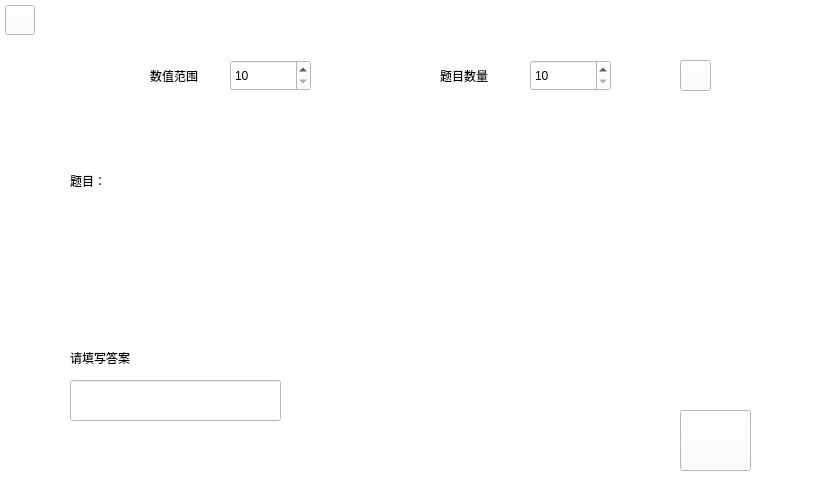
<?xml version="1.0" encoding="UTF-8"?>
<ui version="4.0">
 <class>Form3</class>
 <widget class="QWidget" name="Form3">
  <property name="geometry">
   <rect>
    <x>0</x>
    <y>0</y>
    <width>818</width>
    <height>497</height>
   </rect>
  </property>
  <property name="minimumSize">
   <size>
    <width>3</width>
    <height>0</height>
   </size>
  </property>
  <property name="windowTitle">
   <string>Form</string>
  </property>
  <property name="styleSheet">
   <string notr="true">background-color: rgb(255, 255, 255);</string>
  </property>
  <widget class="QSpinBox" name="spinBox">
   <property name="geometry">
    <rect>
     <x>530</x>
     <y>60</y>
     <width>81</width>
     <height>31</height>
    </rect>
   </property>
   <property name="minimum">
    <number>10</number>
   </property>
   <property name="maximum">
    <number>10000</number>
   </property>
   <property name="singleStep">
    <number>1</number>
   </property>
  </widget>
  <widget class="QSpinBox" name="spinBox_2">
   <property name="geometry">
    <rect>
     <x>230</x>
     <y>60</y>
     <width>81</width>
     <height>31</height>
    </rect>
   </property>
   <property name="minimum">
    <number>10</number>
   </property>
   <property name="maximum">
    <number>10000</number>
   </property>
  </widget>
  <widget class="QLabel" name="label">
   <property name="geometry">
    <rect>
     <x>100</x>
     <y>60</y>
     <width>31</width>
     <height>31</height>
    </rect>
   </property>
   <property name="styleSheet">
    <string notr="true">border-image: url(:/new/prefix1/num.png);</string>
   </property>
   <property name="text">
    <string/>
   </property>
  </widget>
  <widget class="QLabel" name="label_2">
   <property name="geometry">
    <rect>
     <x>390</x>
     <y>60</y>
     <width>31</width>
     <height>31</height>
    </rect>
   </property>
   <property name="styleSheet">
    <string notr="true">border-image: url(:/new/prefix1/problem.png);</string>
   </property>
   <property name="text">
    <string/>
   </property>
  </widget>
  <widget class="QLabel" name="label_4">
   <property name="geometry">
    <rect>
     <x>150</x>
     <y>60</y>
     <width>71</width>
     <height>31</height>
    </rect>
   </property>
   <property name="styleSheet">
    <string notr="true">font: 10pt &quot;Agency FB&quot;;</string>
   </property>
   <property name="text">
    <string>数值范围</string>
   </property>
  </widget>
  <widget class="QLabel" name="label_5">
   <property name="geometry">
    <rect>
     <x>440</x>
     <y>60</y>
     <width>71</width>
     <height>31</height>
    </rect>
   </property>
   <property name="styleSheet">
    <string notr="true">font: 10pt &quot;Agency FB&quot;;</string>
   </property>
   <property name="text">
    <string>题目数量</string>
   </property>
  </widget>
  <widget class="QLabel" name="label_6">
   <property name="geometry">
    <rect>
     <x>150</x>
     <y>160</y>
     <width>221</width>
     <height>41</height>
    </rect>
   </property>
   <property name="styleSheet">
    <string notr="true">font: 16pt &quot;Agency FB&quot;;</string>
   </property>
   <property name="text">
    <string/>
   </property>
  </widget>
  <widget class="QLabel" name="label_7">
   <property name="geometry">
    <rect>
     <x>70</x>
     <y>240</y>
     <width>541</width>
     <height>61</height>
    </rect>
   </property>
   <property name="styleSheet">
    <string notr="true">font: 16pt &quot;Agency FB&quot;;</string>
   </property>
   <property name="text">
    <string/>
   </property>
  </widget>
  <widget class="QLabel" name="label_8">
   <property name="geometry">
    <rect>
     <x>70</x>
     <y>350</y>
     <width>91</width>
     <height>16</height>
    </rect>
   </property>
   <property name="text">
    <string>请填写答案</string>
   </property>
  </widget>
  <widget class="QLineEdit" name="lineEdit">
   <property name="geometry">
    <rect>
     <x>70</x>
     <y>380</y>
     <width>211</width>
     <height>41</height>
    </rect>
   </property>
   <property name="styleSheet">
    <string notr="true">font: 12pt &quot;Agency FB&quot;;</string>
   </property>
   <property name="text">
    <string/>
   </property>
  </widget>
  <widget class="QPushButton" name="pushButton">
   <property name="geometry">
    <rect>
     <x>680</x>
     <y>410</y>
     <width>71</width>
     <height>61</height>
    </rect>
   </property>
   <property name="styleSheet">
    <string notr="true">border-image: url(:/new/prefix1/next.png);</string>
   </property>
   <property name="text">
    <string/>
   </property>
  </widget>
  <widget class="QPushButton" name="pushButton_2">
   <property name="geometry">
    <rect>
     <x>5</x>
     <y>5</y>
     <width>30</width>
     <height>30</height>
    </rect>
   </property>
   <property name="styleSheet">
    <string notr="true">border-image: url(:/new/prefix1/home.png);</string>
   </property>
   <property name="text">
    <string/>
   </property>
  </widget>
  <widget class="QPushButton" name="pushButton_3">
   <property name="geometry">
    <rect>
     <x>680</x>
     <y>60</y>
     <width>31</width>
     <height>31</height>
    </rect>
   </property>
   <property name="styleSheet">
    <string notr="true">border-image: url(:/new/prefix1/start.png);</string>
   </property>
   <property name="text">
    <string/>
   </property>
  </widget>
  <widget class="QLabel" name="label_3">
   <property name="geometry">
    <rect>
     <x>70</x>
     <y>160</y>
     <width>61</width>
     <height>41</height>
    </rect>
   </property>
   <property name="styleSheet">
    <string notr="true">font: 16pt &quot;Agency FB&quot;;</string>
   </property>
   <property name="text">
    <string>题目：</string>
   </property>
  </widget>
 </widget>
 <resources/>
 <connections/>
</ui>
